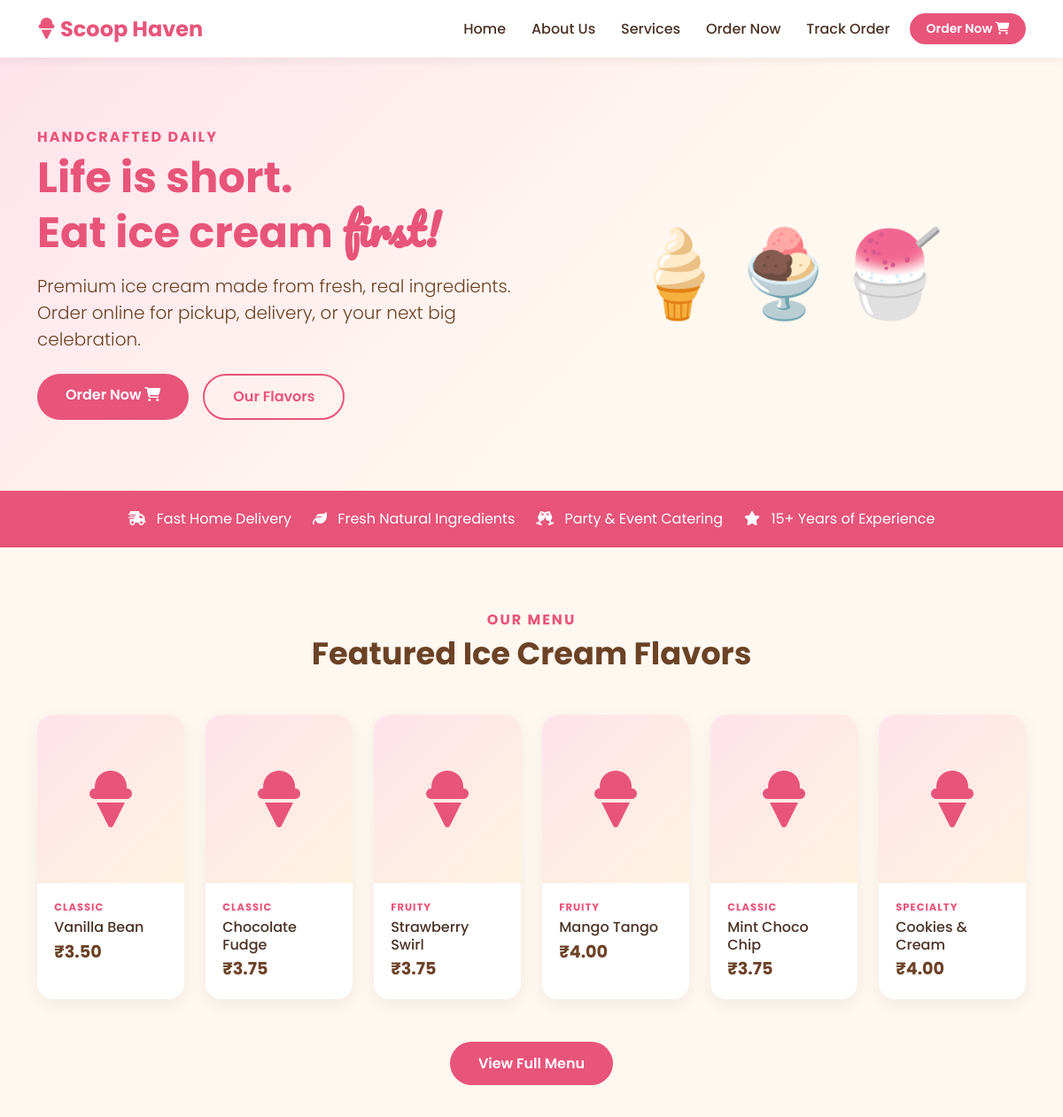
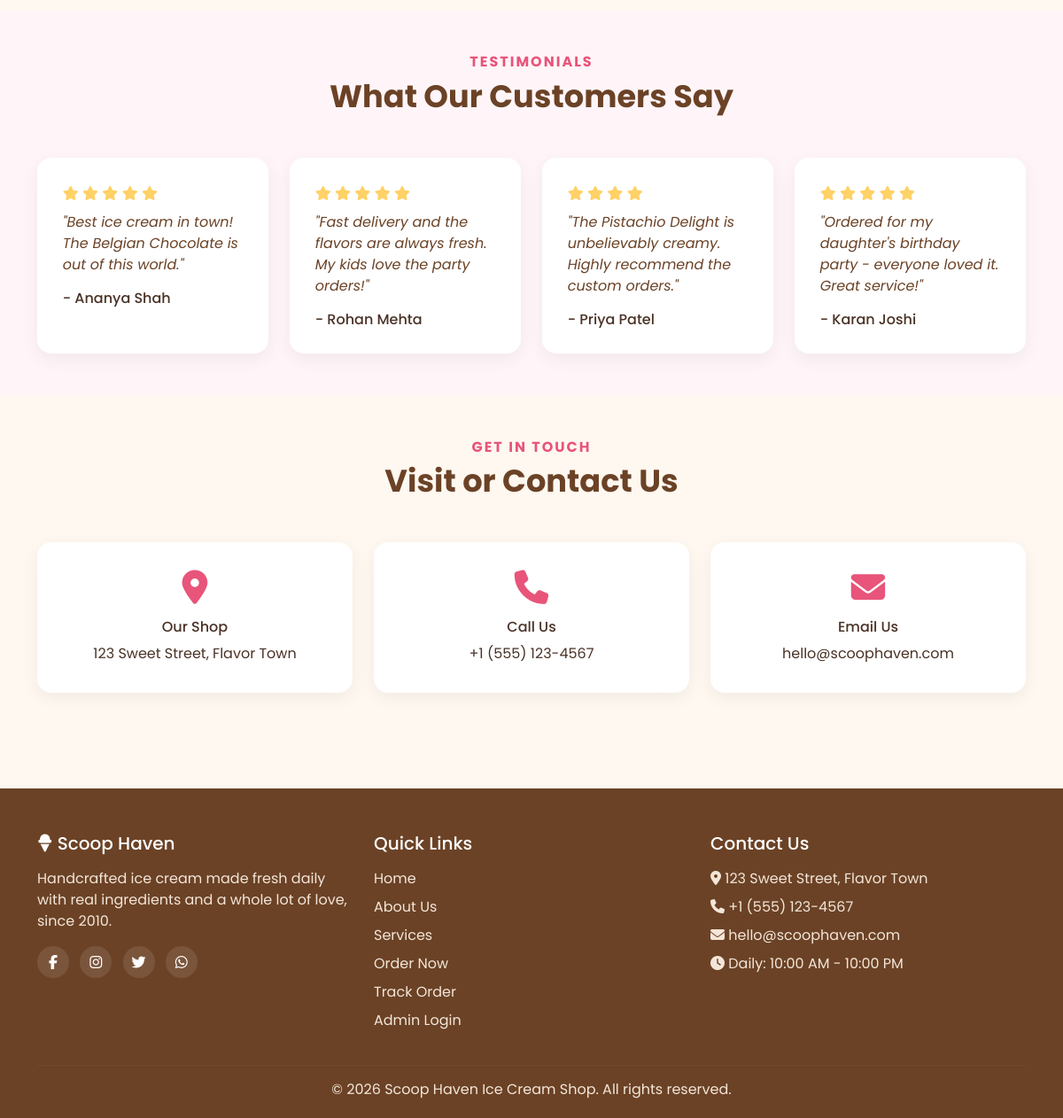
The page / on the database its author committed (2 pictures, top to bottom).
### tables this page shows
CREATE TABLE products (
    id INT AUTO_INCREMENT PRIMARY KEY,
    name VARCHAR(100) NOT NULL,
    category VARCHAR(50) NOT NULL,
    description TEXT,
    price DECIMAL(10,2) NOT NULL,
    image VARCHAR(255) DEFAULT 'default.jpg',
    status ENUM('active','inactive') DEFAULT 'active',
    created_at TIMESTAMP DEFAULT CURRENT_TIMESTAMP
);

CREATE TABLE testimonials (
    id INT AUTO_INCREMENT PRIMARY KEY,
    customer_name VARCHAR(100) NOT NULL,
    message TEXT NOT NULL,
    rating INT DEFAULT 5,
    created_at TIMESTAMP DEFAULT CURRENT_TIMESTAMP
);

### index.php (the view, shortened to what this page needs)
<?php
require_once 'includes/db.php';
$basePath = '';
$products = [];
$res = $conn->query("SELECT * FROM products WHERE status='active' ORDER BY created_at DESC LIMIT 6");
if ($res) { while ($row = $res->fetch_assoc()) { $products[] = $row; } }
$testimonials = [];
$res2 = $conn->query("SELECT * FROM testimonials ORDER BY created_at DESC LIMIT 4");
if ($res2) { while ($row = $res2->fetch_assoc()) { $testimonials[] = $row; } }
require_once 'includes/header.php';
?>
<section class="hero">
  <div class="container">
    <div class="row align-items-center">
      <div class="col-lg-6">
        <h6 class="text-uppercase fw-bold" style="color:var(--pink-dark); letter-spacing:2px;">Handcrafted Daily</h6>
        <h1 class="mb-3">Life is short. <br> Eat ice cream <span class="brand-script" style="color:var(--pink-dark);">first!</span></h1>
        <p class="lead">Premium ice cream made from fresh, real ingredients. Order online for pickup, delivery, or your next big celebration.</p>
        <div class="d-flex gap-3 mt-4 flex-wrap">
          <a href="order.php" class="btn btn-hero">Order Now <i class="fa-solid fa-cart-shopping"></i></a>
          <a href="services.php" class="btn btn-hero-outline">Our Flavors</a>
        </div>
      </div>
      <div class="col-lg-6 text-center mt-4 mt-lg-0">
        <div class="hero-emoji">🍦🍨🍧</div>
      </div>
    </div>
  </div>
</section>
<div class="info-strip">
  <div class="container d-flex flex-wrap justify-content-center gap-4">
    <div><i class="fa-solid fa-truck-fast"></i> Fast Home Delivery</div>
    <div><i class="fa-solid fa-leaf"></i> Fresh Natural Ingredients</div>
    <div><i class="fa-solid fa-champagne-glasses"></i> Party &amp; Event Catering</div>
    <div><i class="fa-solid fa-star"></i> 15+ Years of Experience</div>
  </div>
</div>
<section class="py-5 mt-4">
  <div class="container">
    <div class="section-title">
      <h6>Our Menu</h6>
      <h2>Featured Ice Cream Flavors</h2>
    </div>
    <div class="row g-4">
      <?php foreach ($products as $p): ?>
        <div class="col-md-4 col-lg-2 col-6">
          <div class="product-card">
            <div class="product-img"><i class="fa-solid fa-ice-cream"></i></div>
            <div class="product-body">
              <div class="product-category"><?php echo htmlspecialchars($p['category']); ?></div>
              <h6 class="mt-1 mb-1"><?php echo htmlspecialchars($p['name']); ?></h6>
              <div class="product-price">₹<?php echo number_format($p['price'], 2); ?></div>
            </div>
          </div>
        </div>
      <?php endforeach; ?>
    </div>
    <div class="text-center mt-5">
      <a href="services.php" class="btn btn-hero">View Full Menu</a>
    </div>
  </div>
</section>
<section class="py-5" style="background:#fff5f8;">
  <div class="container">
    <div class="section-title">
      <h6>Testimonials</h6>
      <h2>What Our Customers Say</h2>
    </div>
    <div class="row g-4">
      <?php foreach ($testimonials as $t): ?>
        <div class="col-md-6 col-lg-3">
          <div class="testimonial-card">
            <div class="stars mb-2">
              <?php for ($i=0;$i<$t['rating'];$i++) echo '<i class="fa-solid fa-star"></i> '; ?>
            </div>
            <p class="testimonial-quote">"<?php echo htmlspecialchars($t['message']); ?>"</p>
            <h6 class="mb-0 mt-3">- <?php echo htmlspecialchars($t['customer_name']); ?></h6>
          </div>
        </div>
      <?php endforeach; ?>
    </div>
  </div>
</section>
<section class="py-5">
  <div class="container">
    <div class="section-title">
      <h6>Get In Touch</h6>
      <h2>Visit or Contact Us</h2>
    </div>
    <div class="row g-4 text-center">
      <div class="col-md-4">
        <div class="value-card">
          <i class="fa-solid fa-location-dot"></i>
          <h6>Our Shop</h6>
          <p class="mb-0">123 Sweet Street, Flavor Town</p>
        </div>
      </div>
      <div class="col-md-4">
        <div class="value-card">
          <i class="fa-solid fa-phone"></i>
          <h6>Call Us</h6>
          <p class="mb-0">+1 (555) 123-4567</p>
        </div>
      </div>
      <div class="col-md-4">
        <div class="value-card">
          <i class="fa-solid fa-envelope"></i>
          <h6>Email Us</h6>
          <p class="mb-0">hello@scoophaven.com</p>
        </div>
      </div>
    </div>
  </div>
</section>
<?php require_once 'includes/footer.php'; ?>

### includes/header.php (shortened to what this page needs)
<!DOCTYPE html>
<html lang="en">
<head>
<link href="https://cdn.jsdelivr.net/npm/bootstrap@5.3.3/dist/css/bootstrap.min.css" rel="stylesheet">
<link href="https://cdnjs.cloudflare.com/ajax/libs/font-awesome/6.5.1/css/all.min.css" rel="stylesheet">
<link rel="stylesheet" href="<?php echo isset($basePath) ? $basePath : ''; ?>css/style.css">
</head>
<body>
<nav class="navbar navbar-expand-lg navbar-light sticky-top main-navbar">
  <div class="container">
    <a class="navbar-brand" href="<?php echo isset($basePath) ? $basePath : ''; ?>index.php">
      <i class="fa-solid fa-ice-cream"></i> Scoop Haven
    </a>
    <div class="collapse navbar-collapse" id="mainNav">
      <ul class="navbar-nav ms-auto align-items-lg-center">
        <li class="nav-item"><a class="nav-link" href="<?php echo isset($basePath) ? $basePath : ''; ?>index.php">Home</a></li>
        <li class="nav-item"><a class="nav-link" href="<?php echo isset($basePath) ? $basePath : ''; ?>about.php">About Us</a></li>
        <li class="nav-item"><a class="nav-link" href="<?php echo isset($basePath) ? $basePath : ''; ?>services.php">Services</a></li>
        <li class="nav-item"><a class="nav-link" href="<?php echo isset($basePath) ? $basePath : ''; ?>order.php">Order Now</a></li>
        <li class="nav-item"><a class="nav-link" href="<?php echo isset($basePath) ? $basePath : ''; ?>track_order.php">Track Order</a></li>
        <li class="nav-item ms-lg-2 mt-2 mt-lg-0">
          <a class="btn btn-order btn-sm" href="<?php echo isset($basePath) ? $basePath : ''; ?>order.php">Order Now <i class="fa-solid fa-cart-shopping"></i></a>
        </li>
      </ul>
    </div>
  </div>
</nav>

### includes/footer.php (shortened to what this page needs)
<footer class="site-footer">
  <div class="container">
    <div class="row g-4">
      <div class="col-md-4">
        <h5><i class="fa-solid fa-ice-cream"></i> Scoop Haven</h5>
        <p>Handcrafted ice cream made fresh daily with real ingredients and a whole lot of love, since 2010.</p>
        <div class="social-icons">
          <a href="#"><i class="fa-brands fa-facebook-f"></i></a>
          <a href="#"><i class="fa-brands fa-instagram"></i></a>
          <a href="#"><i class="fa-brands fa-twitter"></i></a>
          <a href="#"><i class="fa-brands fa-whatsapp"></i></a>
        </div>
      </div>
      <div class="col-md-4">
        <h5>Quick Links</h5>
        <ul class="footer-links">
          <li><a href="<?php echo isset($basePath) ? $basePath : ''; ?>index.php">Home</a></li>
          <li><a href="<?php echo isset($basePath) ? $basePath : ''; ?>about.php">About Us</a></li>
          <li><a href="<?php echo isset($basePath) ? $basePath : ''; ?>services.php">Services</a></li>
          <li><a href="<?php echo isset($basePath) ? $basePath : ''; ?>order.php">Order Now</a></li>
          <li><a href="<?php echo isset($basePath) ? $basePath : ''; ?>track_order.php">Track Order</a></li>
          <li><a href="<?php echo isset($basePath) ? $basePath : ''; ?>admin/login.php">Admin Login</a></li>
        </ul>
      </div>
      <div class="col-md-4">
        <h5>Contact Us</h5>
        <ul class="footer-links">
          <li><i class="fa-solid fa-location-dot"></i> 123 Sweet Street, Flavor Town</li>
          <li><i class="fa-solid fa-phone"></i> +1 (555) 123-4567</li>
          <li><i class="fa-solid fa-envelope"></i> hello@scoophaven.com</li>
          <li><i class="fa-solid fa-clock"></i> Daily: 10:00 AM - 10:00 PM</li>
        </ul>
      </div>
    </div>
    <hr>
    <p class="text-center mb-0">&copy; <?php echo date('Y'); ?> Scoop Haven Ice Cream Shop. All rights reserved.</p>
  </div>
</footer>
</body>
</html>

### css/style.css (style rules this page uses)
:root { --pink: #ff6f91; --pink-dark: #e8547a; --cream: #fff8f0; --brown: #6b4226; --mint: #8fd9c4; --yellow: #ffd166; }
* { box-sizing:border-box; }
body { font-family:'Poppins', sans-serif; color:#4a3226; background:var(--cream); }
h1,h2,h3,h4,.brand-font { font-family:'Poppins', sans-serif; font-weight:700; }
.brand-script { font-family:'Pacifico', cursive; }
a { text-decoration:none; }
.main-navbar { background:#fff; box-shadow:0 2px 12px rgba(0,0,0,.08); padding:.6rem 0; }
.navbar-brand { font-weight:700; font-size:1.5rem; color:var(--pink-dark)!important; }
.nav-link { font-weight:500; color:#4a3226!important; margin:0 .4rem; }
.btn-order { background:var(--pink-dark); color:#fff!important; border-radius:30px; padding:.4rem 1.1rem; font-weight:600; }
.hero { background:linear-gradient(135deg, #ffe3ec 0%, #fff8f0 60%); padding:80px 0; overflow:hidden; }
.hero h1 { font-size:3rem; color:var(--pink-dark); }
.hero p.lead { color:#6b4226; }
.hero-emoji { font-size:6rem; }
.btn-hero { background:var(--pink-dark); color:#fff; padding:.8rem 2rem; border-radius:40px; font-weight:600; border:none; }
.btn-hero-outline { border:2px solid var(--pink-dark); color:var(--pink-dark); padding:.75rem 2rem; border-radius:40px; font-weight:600; background:transparent; }
.section-title { text-align:center; margin-bottom:3rem; }
.section-title h6 { color:var(--pink-dark); letter-spacing:2px; text-transform:uppercase; font-weight:700; }
.section-title h2 { font-size:2.2rem; color:var(--brown); }
.product-card { background:#fff; border-radius:18px; overflow:hidden; box-shadow:0 6px 20px rgba(0,0,0,.06); transition:transform .25s, box-shadow .25s; height:100%; }
.product-img { height:190px; display:flex; align-items:center; justify-content:center; font-size:4rem; background:linear-gradient(135deg,#ffe3ec,#fff3e0); color:var(--pink-dark); }
.product-body { padding:1.2rem; }
.product-category { font-size:.72rem; text-transform:uppercase; letter-spacing:1px; color:var(--pink-dark); font-weight:700; }
.product-price { font-size:1.2rem; font-weight:700; color:var(--brown); }
.testimonial-card { background:#fff; border-radius:16px; padding:1.8rem; box-shadow:0 6px 20px rgba(0,0,0,.06); height:100%; }
.testimonial-card .stars { color:var(--yellow); }
.testimonial-quote { font-style:italic; color:#6b4226; }
.info-strip { background:var(--pink-dark); color:#fff; padding:20px 0; }
.info-strip i { margin-right:.5rem; }
.site-footer { background:var(--brown); color:#f3e6d8; padding:50px 0 20px; margin-top:60px; }
.site-footer h5 { color:#fff; margin-bottom:1rem; }
.footer-links { list-style:none; padding:0; margin:0; }
.footer-links li { margin-bottom:.5rem; }
.footer-links a { color:#f3e6d8; }
.social-icons a { display:inline-flex; width:36px;height:36px; align-items:center;justify-content:center; background:rgba(255,255,255,.1); border-radius:50%; color:#fff; margin-right:.5rem; }
.site-footer hr { border-color:rgba(255,255,255,.15); margin:30px 0 15px; }
.value-card { background:#fff; border-radius:16px; padding:2rem; text-align:center; box-shadow:0 6px 20px rgba(0,0,0,.06); height:100%; }
.value-card i { font-size:2.4rem; color:var(--pink-dark); margin-bottom:1rem; }

### rows shown on the page
products: category "CLASSIC", name "Vanilla Bean", price "3.50"
products: category "CLASSIC", name "Chocolate Fudge", price "3.75"
products: category "FRUITY", name "Strawberry Swirl", price "3.75"
products: category "FRUITY", name "Mango Tango", price "4.00"
products: category "CLASSIC", name "Mint Choco Chip", price "3.75"
products: category "SPECIALTY", name "Cookies & Cream", price "4.00"
testimonials: rating 5 (drawn), message "Best ice cream in town! The Belgian Chocolate is out of this world.", customer_name "Ananya Shah"
testimonials: rating 5 (drawn), message "Fast delivery and the flavors are always fresh. My kids love the party orders!", customer_name "Rohan Mehta"
testimonials: rating 4 (drawn), message "The Pistachio Delight is unbelievably creamy. Highly recommend the custom orders.", customer_name "Priya Patel"
testimonials: rating 5 (drawn), message "Ordered for my daughter's birthday party - everyone loved it. Great service!", customer_name "Karan Joshi"
